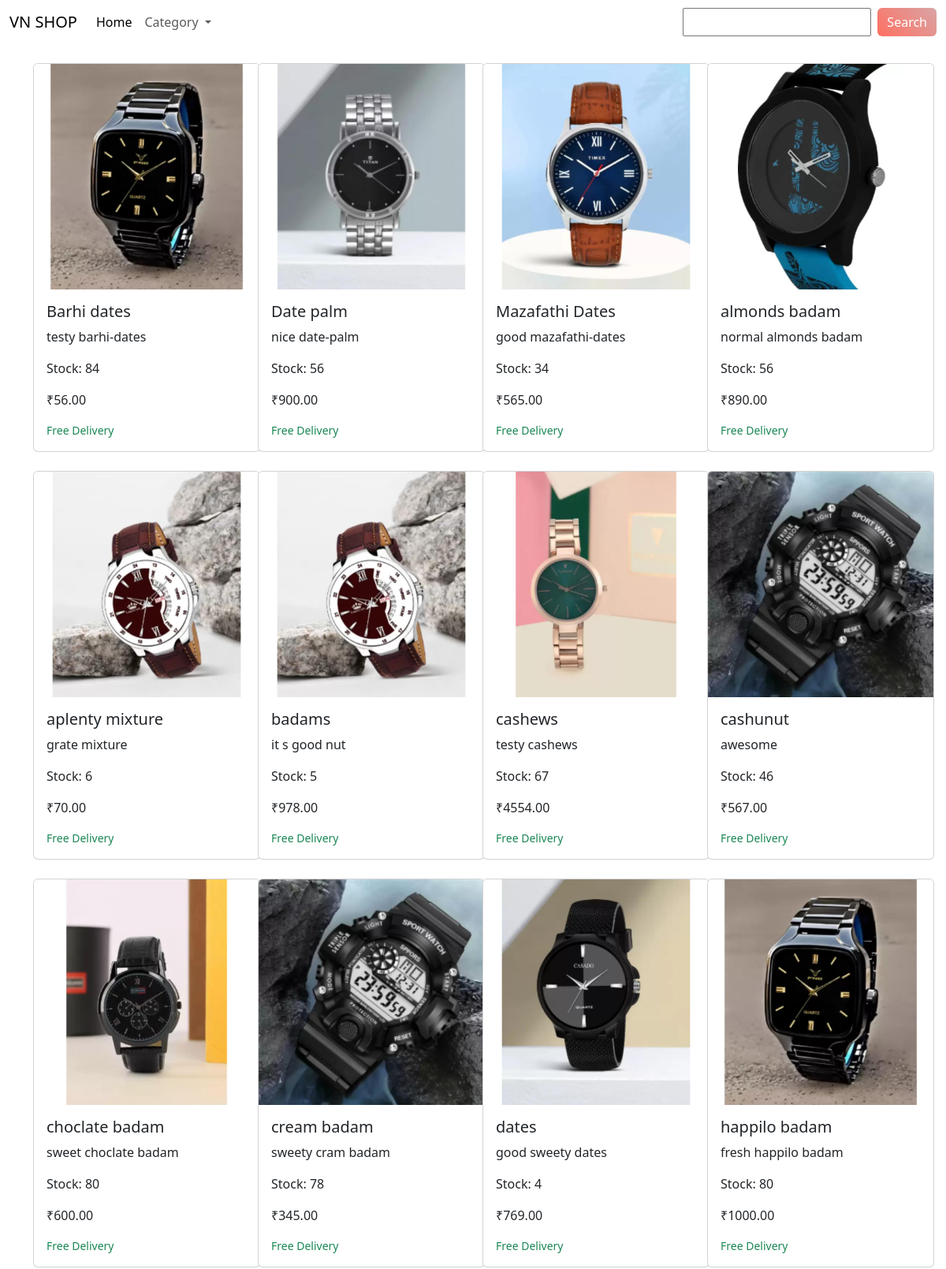
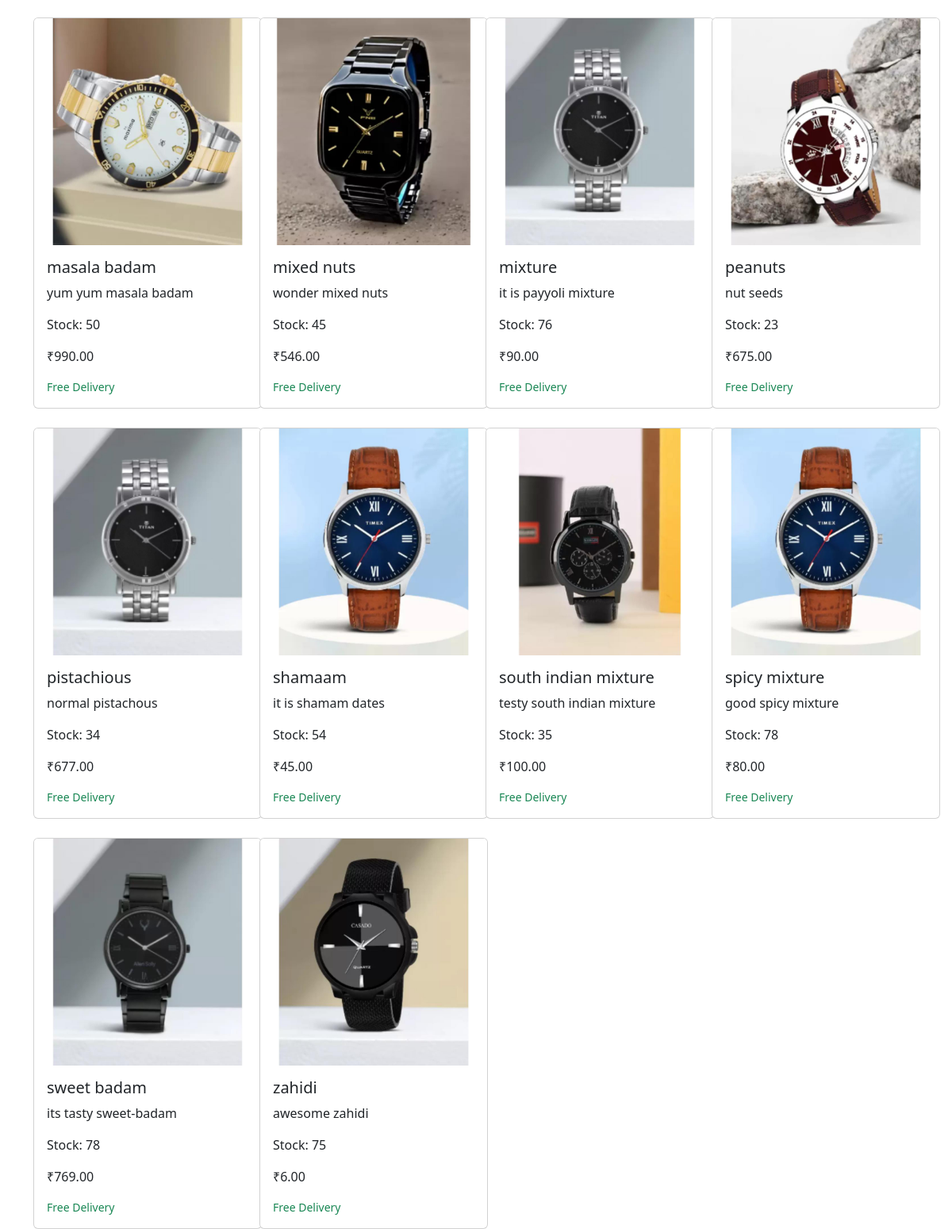
Screenshot of /products/ with the database file from the repository (2 pictures, top to bottom).
### apps/products/models.py (models this page shows, shortened)
class Product(models.Model):
    product_name = models.CharField(max_length=200, unique=True)
    slug = models.SlugField(max_length=200, unique=True)  # For URL-friendly representation
    description = models.TextField(max_length=200, blank=True)
    price = models.DecimalField(max_digits=10, decimal_places=2)
    images = models.ImageField(upload_to='photos/products')
    stock = models.IntegerField()
    is_available = models.BooleanField(default=True)
    subcategory = models.ForeignKey(Subcategory, related_name='products', on_delete=models.CASCADE, blank=True, null=True)
    category = models.ForeignKey(Category, related_name='products', on_delete=models.CASCADE, blank=True, null=True)  # New field

### apps/products/views.py (the view, shortened to what this page needs)
# urls.py: path('', views.products, name='products'),
def products(request, category_id=None, subcategory_id=None):
    category = None
    subcategory = None
    search_query = request.GET.get('search', '')
    search_form = SearchForm(request.GET or None)
    filter_form = FilterForm(request.GET or None)
    products = Product.objects.all()
    if search_query:
        products = products.filter(product_name__icontains=search_query)
    if category_id:
        category = get_object_or_404(Category, id=category_id)
        products = products.filter(category=category)
        if subcategory_id:
            subcategory = get_object_or_404(Subcategory, id=subcategory_id)
            products = products.filter(subcategory=subcategory)
    elif subcategory_id:
        subcategory = get_object_or_404(Subcategory, id=subcategory_id)
        products = products.filter(subcategory=subcategory)
    categories = Category.objects.all().order_by('cat_name')
    subcategories = Subcategory.objects.all().order_by('subcat_name')
    context = {
        'categories': categories,
        'products': products.order_by('product_name'),
        'subcategories': subcategories,
        'category': category,
        'subcategory': subcategory,
        'search_form': search_form,
        'filter_form': filter_form
    }
    return render(request, 'products/home.html', context)

### apps/products/forms.py
class SearchForm(forms.Form):
    search = forms.CharField(required=False, label='Search')

class FilterForm(forms.Form):
    category = forms.ModelChoiceField(
        queryset=Category.objects.all(),
        required=False,
        label='Category'
    )
    subcategory = forms.ModelChoiceField(
        queryset=Subcategory.objects.all(),
        required=False,
        label='Subcategory'
    )

### apps/products/templates/products/home.html (shortened to what this page needs)
<!doctype html>
<html lang="en">
<head>
    {% block link %}
    <link href="https://cdn.jsdelivr.net/npm/bootstrap@5.3.3/dist/css/bootstrap.min.css" rel="stylesheet">
    {% endblock link %}
</head>
<body>
    {% block content %}
    <nav class="navbar navbar-expand-lg navbar-custom">
        <div class="container-fluid">
            <a class="navbar-brand" href="{% url 'products:products' %}">VN SHOP</a>
            <div class="collapse navbar-collapse" id="navbarSupportedContent">
                <ul class="navbar-nav me-auto mb-2 mb-lg-0">
                    <li class="nav-item">
                        <a class="nav-link {% if category is None and subcategory is None %}active{% endif %}" aria-current="page" href="{% url 'products:products' %}">Home</a>
                    </li>
                    <li class="nav-item dropdown">
                        <a class="nav-link dropdown-toggle" href="#" role="button" data-bs-toggle="dropdown" aria-expanded="false">
                            Category
                        </a>
                    </li>
                </ul>
                <form class="d-flex " method="get" action="{% url 'products:products' %}">
                    {{ search_form.search }}
                    <button class="btn btn-gradient ms-2" type="submit">Search</button>
                </form>
            </div>
        </div>
    </nav>
    <div class="container mt-4">
        <div class="row row-cols-1 row-cols-md-2 row-cols-lg-4 g-4">
            {% for product in products %}
            <div class="col">
                <div class="card" style="width: 18rem;">
                    <a href="{% url 'products:product_detail' product.id %}">
                        <img src="{{ product.images.url }}" class="card-img-top" alt="{{ product.product_name }}">
                    </a>
                    <div class="card-body">
                      <h5 class="card-title">{{ product.product_name }}</h5>
                      <p class="card-text">{{ product.description }}</p>
                      <p class="card-text">Stock: {{ product.stock }}</p>
                      <p class="card-text">₹{{ product.price }}</p>
                      <small><p class="card-text text-success my-0">Free Delivery</p></small>
                    </div>
                </div>
            </div>
            {% endfor %}
        </div>
    </div>
    {% endblock content %}
</body>
</html>

### apps/products/templates/products/home.html (style rules this page uses)
.btn-gradient { background: linear-gradient(45deg, #ff6f61, #d8a5a5); border: none; color: white; transition: background 0.3s; }

### rows the page displays
Product: images (picture), product_name "Barhi dates", description "testy barhi-dates", stock "84", price "56.00"
Product: images (picture), product_name "Date palm", description "nice date-palm", stock "56", price "900.00"
Product: images (picture), product_name "Mazafathi Dates", description "good mazafathi-dates", stock "34", price "565.00"
Product: images (picture), product_name "almonds badam", description "normal almonds badam", stock "56", price "890.00"
Product: images (picture), product_name "aplenty mixture", description "grate mixture", stock "6", price "70.00"
Product: images (picture), product_name "badams", description "it s good nut", stock "5", price "978.00"
Product: images (picture), product_name "cashews", description "testy cashews", stock "67", price "4554.00"
Product: images (picture), product_name "cashunut", description "awesome", stock "46", price "567.00"
Product: images (picture), product_name "choclate badam", description "sweet choclate badam", stock "80", price "600.00"
Product: images (picture), product_name "cream badam", description "sweety cram badam", stock "78", price "345.00"
Product: images (picture), product_name "dates", description "good sweety dates", stock "4", price "769.00"
Product: images (picture), product_name "happilo badam", description "fresh happilo badam", stock "80", price "1000.00"
Product: images (picture), product_name "masala badam", description "yum yum masala badam", stock "50", price "990.00"
Product: images (picture), product_name "mixed nuts", description "wonder mixed nuts", stock "45", price "546.00"
Product: images (picture), product_name "mixture", description "it is payyoli mixture", stock "76", price "90.00"
Product: images (picture), product_name "peanuts", description "nut seeds", stock "23", price "675.00"
Product: images (picture), product_name "pistachious", description "normal pistachous", stock "34", price "677.00"
Product: images (picture), product_name "shamaam", description "it is shamam dates", stock "54", price "45.00"
Product: images (picture), product_name "south indian mixture", description "testy south indian mixture", stock "35", price "100.00"
Product: images (picture), product_name "spicy mixture", description "good spicy mixture", stock "78", price "80.00"
Product: images (picture), product_name "sweet badam", description "its tasty sweet-badam", stock "78", price "769.00"
Product: images (picture), product_name "zahidi", description "awesome zahidi", stock "75", price "6.00"
